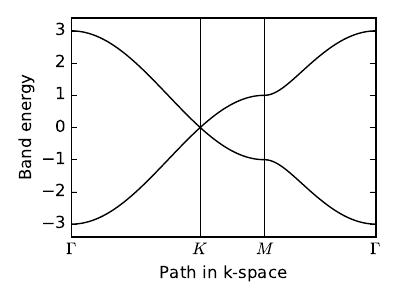

This chart was generated by the following Python code:
#!/usr/bin/env python
from __future__ import print_function # python3 style print

# Simple model of pi manifold of graphene

from pythtb import * # import TB model class
import matplotlib.pyplot as plt

# define lattice vectors
lat=[[1.0,0.0],[0.5,np.sqrt(3.0)/2.0]]
# define coordinates of orbitals
orb=[[1./3.,1./3.],[2./3.,2./3.]]

# make 2D tight-binding graphene model
my_model=tb_model(2,2,lat,orb)

# set model parameters
delta=0.0
t=-1.0
my_model.set_onsite([-delta,delta])
my_model.set_hop(t, 0, 1, [ 0, 0])
my_model.set_hop(t, 1, 0, [ 1, 0])
my_model.set_hop(t, 1, 0, [ 0, 1])

# print out model details
my_model.display()

# list of k-point nodes and their labels defining the path for the
#   band structure plot
path=[[0.,0.],[2./3.,1./3.],[.5,.5],[0.,0.]]
label=(r'$\Gamma $',r'$K$', r'$M$', r'$\Gamma $')

# construct the k-path
nk=121
(k_vec,k_dist,k_node)=my_model.k_path(path,nk)

# solve for eigenvalues at each point on the path
evals=my_model.solve_all(k_vec)

# generate band structure plot

fig, ax = plt.subplots(figsize=(4.,3.))
# specify horizontal axis details
ax.set_xlim([0,k_node[-1]])
ax.set_ylim([-3.4,3.4])
ax.set_xticks(k_node)
ax.set_xticklabels(label)
# add vertical lines at node positions
for n in range(len(k_node)):
  ax.axvline(x=k_node[n],linewidth=0.5, color='k')
# put titles
ax.set_xlabel("Path in k-space")
ax.set_ylabel("Band energy")

# plot first and second bands
ax.plot(k_dist,evals[0],color='k')
ax.plot(k_dist,evals[1],color='k')

# save figure as a PDF
fig.tight_layout()
fig.savefig("graphene.pdf")
